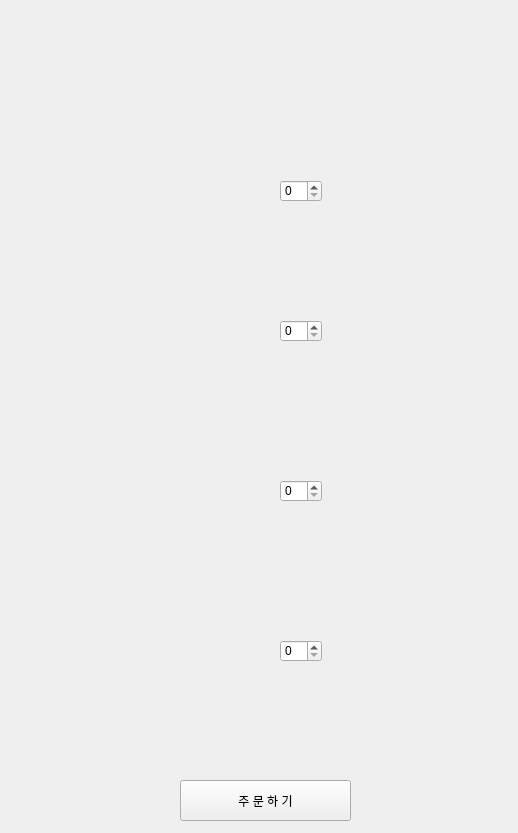
<?xml version="1.0" encoding="UTF-8"?>
<ui version="4.0">
 <class>Form</class>
 <widget class="QWidget" name="Form">
  <property name="geometry">
   <rect>
    <x>0</x>
    <y>0</y>
    <width>518</width>
    <height>833</height>
   </rect>
  </property>
  <property name="windowTitle">
   <string>Form</string>
  </property>
  <widget class="QLabel" name="label">
   <property name="geometry">
    <rect>
     <x>0</x>
     <y>0</y>
     <width>531</width>
     <height>771</height>
    </rect>
   </property>
   <property name="text">
    <string/>
   </property>
   <property name="pixmap">
    <pixmap>bhc.png</pixmap>
   </property>
  </widget>
  <widget class="QPushButton" name="bhc_order">
   <property name="geometry">
    <rect>
     <x>180</x>
     <y>780</y>
     <width>171</width>
     <height>41</height>
    </rect>
   </property>
   <property name="styleSheet">
    <string notr="true">font: 14pt &quot;배달의민족 한나체 Pro&quot;;</string>
   </property>
   <property name="text">
    <string>주 문 하 기</string>
   </property>
  </widget>
  <widget class="QSpinBox" name="bhc_goldking">
   <property name="geometry">
    <rect>
     <x>280</x>
     <y>180</y>
     <width>42</width>
     <height>22</height>
    </rect>
   </property>
  </widget>
  <widget class="QSpinBox" name="bhc_redking">
   <property name="geometry">
    <rect>
     <x>280</x>
     <y>320</y>
     <width>42</width>
     <height>22</height>
    </rect>
   </property>
  </widget>
  <widget class="QSpinBox" name="bhc_machoking">
   <property name="geometry">
    <rect>
     <x>280</x>
     <y>480</y>
     <width>42</width>
     <height>22</height>
    </rect>
   </property>
  </widget>
  <widget class="QSpinBox" name="bhc_bburing">
   <property name="geometry">
    <rect>
     <x>280</x>
     <y>640</y>
     <width>42</width>
     <height>22</height>
    </rect>
   </property>
  </widget>
 </widget>
 <resources/>
 <connections/>
</ui>
